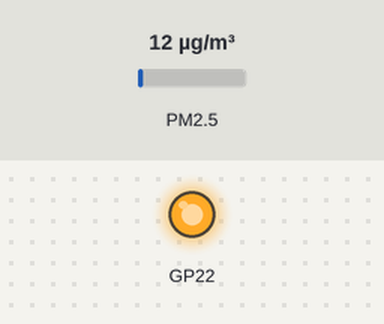
This program was run on a simulated Raspberry Pi Pico running MicroPython. Parts: output pins drawn as LEDs (lit = HIGH). The inputs (shaded band) are chosen by the test bench; at power-on: PM2.5 12 µg/m³. The interpreter's speed is modelled, so counts of loop turns are approximate; what the program prints to the serial console is not drawn. At 10.0 s the program stops and its outputs stay as they are.

Above: at 0.1 s.
At 10.1 s:
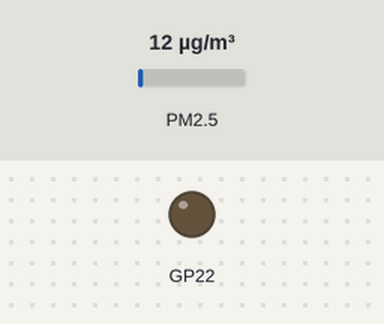
Timing chart, 0 to 11.5 s (numbered marks = the images above):
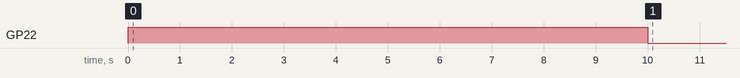

Measured:
- by itself, GP22: HIGH → LOW at 10.0 s

The program:

pms7003.py
```python
import time
import machine

UART_BUS_SEL = 1
RX_PIN = 5
TX_PIN = 4
SLEEP_CRTL_PIN = 22

class PMS7003:
    def __init__(self, serial, startupTime, sleepCtrlPin):
        self.serial = serial
        self.sensorState = False
        self.startupTime = startupTime
        self.sleepCtrlPin = sleepCtrlPin

    # Desc: Updates sensor data on readings variable
    # Args: data - Data read from sensor
    def parseData(self, data, readings):
        readings["pm1"] = data[2] << 8 | data[3]
        readings["pm25"] = data[4] << 8 | data[5]
        readings["pm10"] = data[6] << 8 | data[7]
        readings["pm1env"] = data[8] << 8 | data[9]
        readings["pm25env"] = data[10] << 8 | data[11]
        readings["pm10env"] = data[12] << 8 | data[13]
        readings["pbd3"] = data[14] << 8 | data[15]
        readings["pbd5"] = data[16] << 8 | data[17]
        readings["pbd10"] = data[18] << 8 | data[19]
        readings["pbd25"] = data[20] << 8 | data[21]
        readings["pbd50"] = data[22] << 8 | data[23]
        readings["pbd100"] = data[24] << 8 | data[25]
        readings["reserved"] = data[26] << 8 | data[27]
        readings["checksum"] = data[28] << 8 | data[29]
        readings["error"] = 0

        # Checksum calculation
        checksum = 0x42 + 0x4d
        for i in range(0, 27):
            checksum += data[i]

        if checksum != readings['checksum']:
            readings['error'] = 1


    # Desc: Turn sensor on or off
    # Args: state - true = on, false = off
    def setSensorState(self, state):
        print("sensor: ", state)
        sleepControl = machine.Pin(self.sleepCtrlPin, machine.Pin.OUT)

        if state:
            sleepControl.on()
        else:
            sleepControl.off()

    def setStartupTime(self, newStartupTime):
        self.startupTime = newStartupTime

    # Desc: Turns on sensor, waits 30 seconds for startup, then reads sensor data into the provided 'readings' variable
    # Args: serial - Serial connection eg. serial.Serial("/dev/ttyS0", 9600), readings - Object to put readings into, warmUpTime - Time to wait for sensor to wake from sleep
    def readAirQuality(self):
        self.setSensorState(True)
        for i in range(self.startupTime):
            print("Sleeping... %d/%d seconds elapsed" % (i, self.startupTime))
            time.sleep(1)

    #     first two bytes returned by sensor are 0x42 followed by 0x4d. Next 30 bytes are data
        tryCounter = -1
        while True:
            tryCounter += 1
            if ord(self.serial.read(1)) == 0x42:
                if ord(self.serial.read(1)) == 0x4d:
                    break
            else:
                if tryCounter <= 128:
                    continue
                else:
                    return -1

        sensorData = self.serial.read(30)
        readings = {}
        self.parseData(sensorData, readings)
        self.setSensorState(False)
        return readings


if __name__ == '__main__':
    uart = machine.UART(UART_BUS_SEL, baudrate=9600, bits=8, parity=None, stop=1, tx=machine.Pin(TX_PIN), rx=machine.Pin(RX_PIN))
    pms7003 = PMS7003(uart, 10, SLEEP_CRTL_PIN)
    readings = pms7003.readAirQuality()
    print(readings)
```
